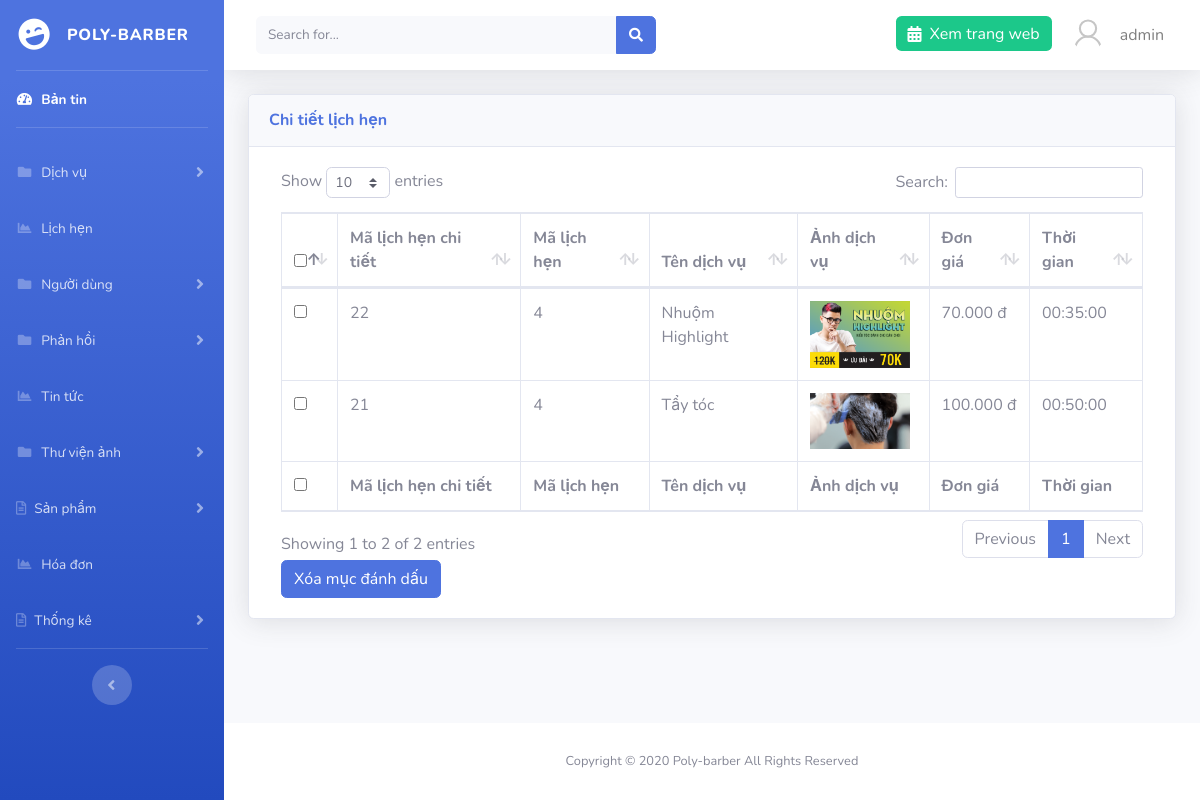
Page /admin/?page=appointment&action=detail&id=4 (signed in) on the earlier database version.
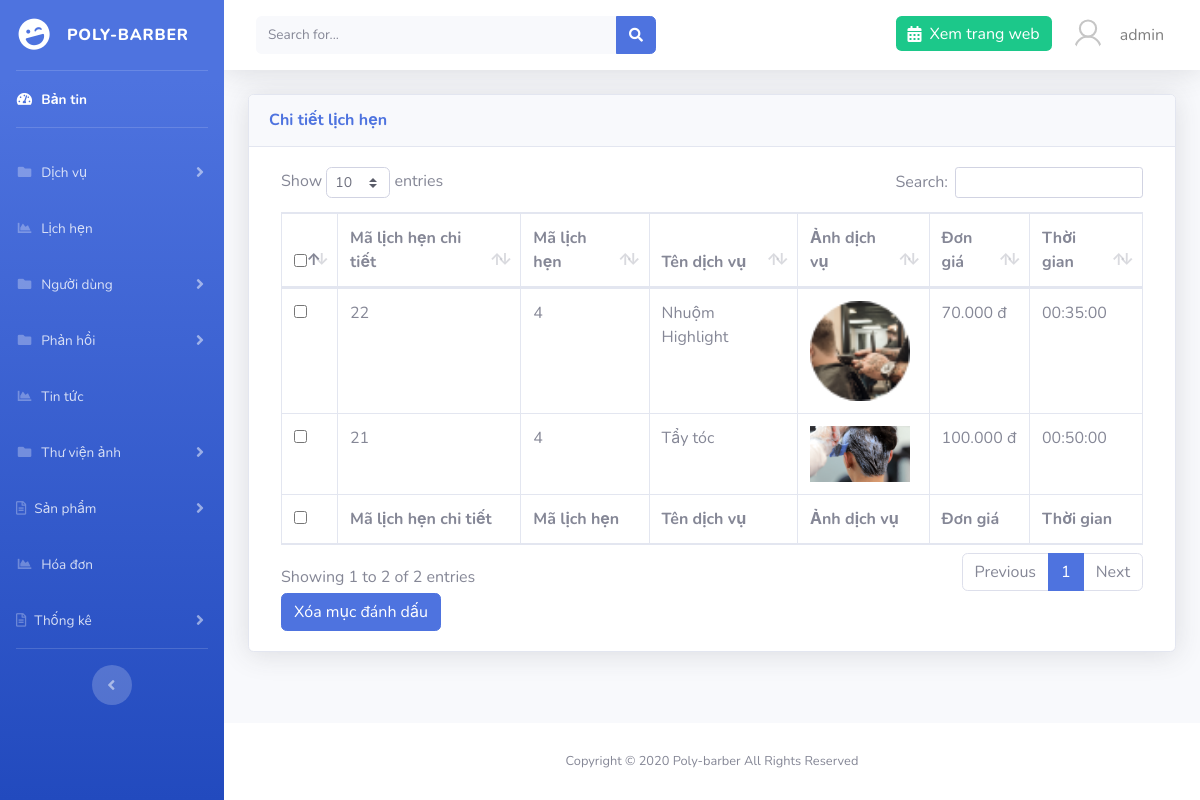
Same page on the later database version.
### tables this page shows
CREATE TABLE `app_detail` (
  `id` int(11) NOT NULL,
  `id_appointment` int(11) NOT NULL,
  `id_service` int(11) NOT NULL
);

CREATE TABLE `services` (
  `id` int(11) NOT NULL,
  `name` varchar(191) NOT NULL,
  `price` float NOT NULL,
  `time` time NOT NULL,
  `detail` text NOT NULL,
  `images` varchar(191) NOT NULL,
  `id_type` int(11) NOT NULL
);

### libs/database.php (called while the page is built, shortened)
<?php
function connection()
{
    try {
        $conn = new PDO("mysql:host=localhost; dbname=barber; charset=utf8", "root", "");
    } catch (PDOException $e) {
        echo "Lỗi Kết nối" . $e->getMessage();
    }
    return $conn;
}
function query_exe($sql) {
    $conn = connection();
    try {
        $stmt = $conn->prepare($sql);
        $stmt->execute();
        $result = $stmt->fetchAll(PDO::FETCH_ASSOC);
        return $result;
    } catch (PDOException $e) {
        echo "Lỗi dữ liệu" . $e->getMessage();
    } finally {
        unset($conn);
    }
}

### libs/app_detail.php (called while the page is built, shortened)
<?php
function all_app_detail($appointment){
    $sql = "SELECT app_detail.*, name,images,price,time from app_detail inner join services on services.id= app_detail.id_service
    where id_appointment = $appointment
     ORDER BY id DESC";
    return query_exe($sql);
}

### admin/appointments/app_detail.php (the view, shortened to what this page needs)
<?php
if(isset($_GET['id'])){
    $detail = all_app_detail($_GET['id']);
}
?>
<div class="container-fluid">
    <div class="card shadow mb-4">
        <div class="card-header py-3">
            <h6 class="m-0 font-weight-bold text-primary">Chi tiết lịch hẹn</h6>
        </div>
        <div class="card-body">
            <div class="table-responsive">
                <form action="" method="POST" class="col-md-12">
                    <table class="table table-bordered" id="dataTable" width="100%" cellspacing="0">
                        <thead>
                            <tr>
                                <th>
                                    <input type="checkbox" name="checkall" class="checkall">
                                </th>
                                <th>Mã lịch hẹn chi tiết</th>
                                <th>Mã lịch hẹn</th>
                                <th>Tên dịch vụ</th>
                                <th>Ảnh dịch vụ</th>
                                <th>Đơn giá</th>
                                <th>Thời gian</th>
                            </tr>
                        </thead>
                        <tfoot>
                            <tr>
                            <th>
                                <input type="checkbox" name="checkall" class="checkall">
                                </th>
                                <th>Mã lịch hẹn chi tiết</th>
                                <th>Mã lịch hẹn</th>
                                <th>Tên dịch vụ</th>
                                <th>Ảnh dịch vụ</th>
                                <th>Đơn giá</th>
                                <th>Thời gian</th>
                            </tr>
                        </tfoot>
                        <tbody>
                            <?php foreach ($detail as $d) : ?>
                                <tr>
                                    <td>
                                        <input type="checkbox" name="id[]" id="" value="<?= $d['id'] ?>">
                                    </td>
                                    <td><?= $d['id'] ?></td>
                                    <td><?= $d['id_appointment'] ?></td>
                                    <td><?= $d['name'] ?></td>
                                    <td><img src="../images/products/<?=$d['images'] ?>" alt="" width="100"></td>
                                    <td><?=number_format($d['price'],0,',','.').' đ';?></td>
                                    <td><?= $d['time'] ?></td>
                                </tr>
                            <?php endforeach; ?>
                        </tbody>
                    </table>
                    <button type="submit" class="btn btn-primary" id="btndel-category" name="btn-del">Xóa mục đánh dấu</button>
                </form>
            </div>
        </div>
    </div>
</div>

Differences in the rows shown:
changed through a linked row, app_detail "Nhuộm Highlight": id_service.images: a different picture
